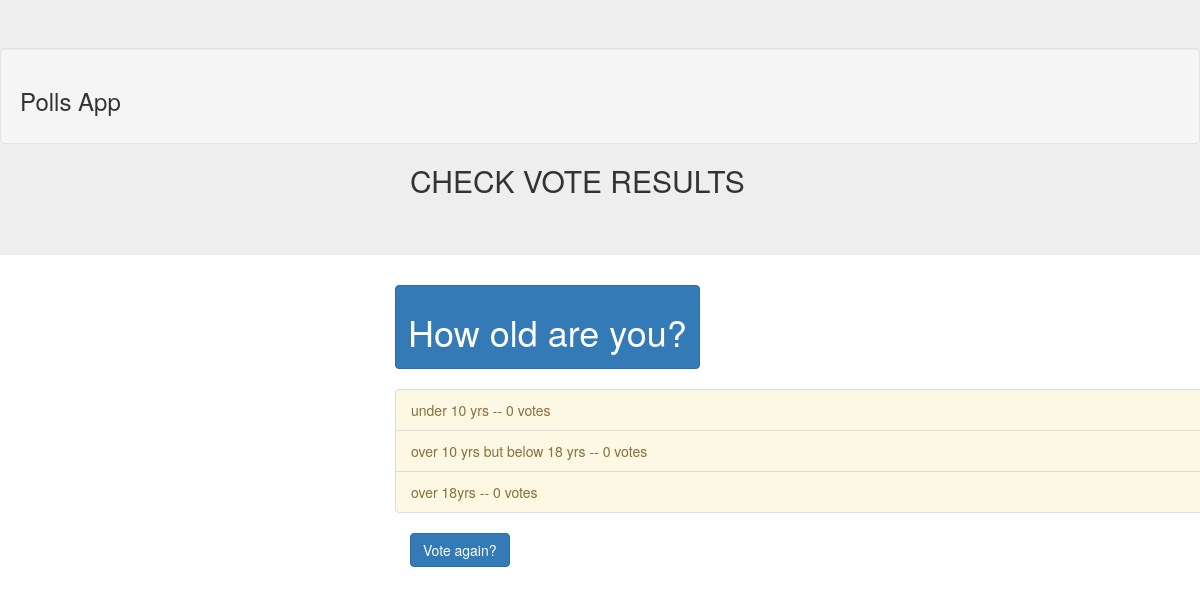
/pollsproject1/2/results/, run on an earlier commit of the app's database.
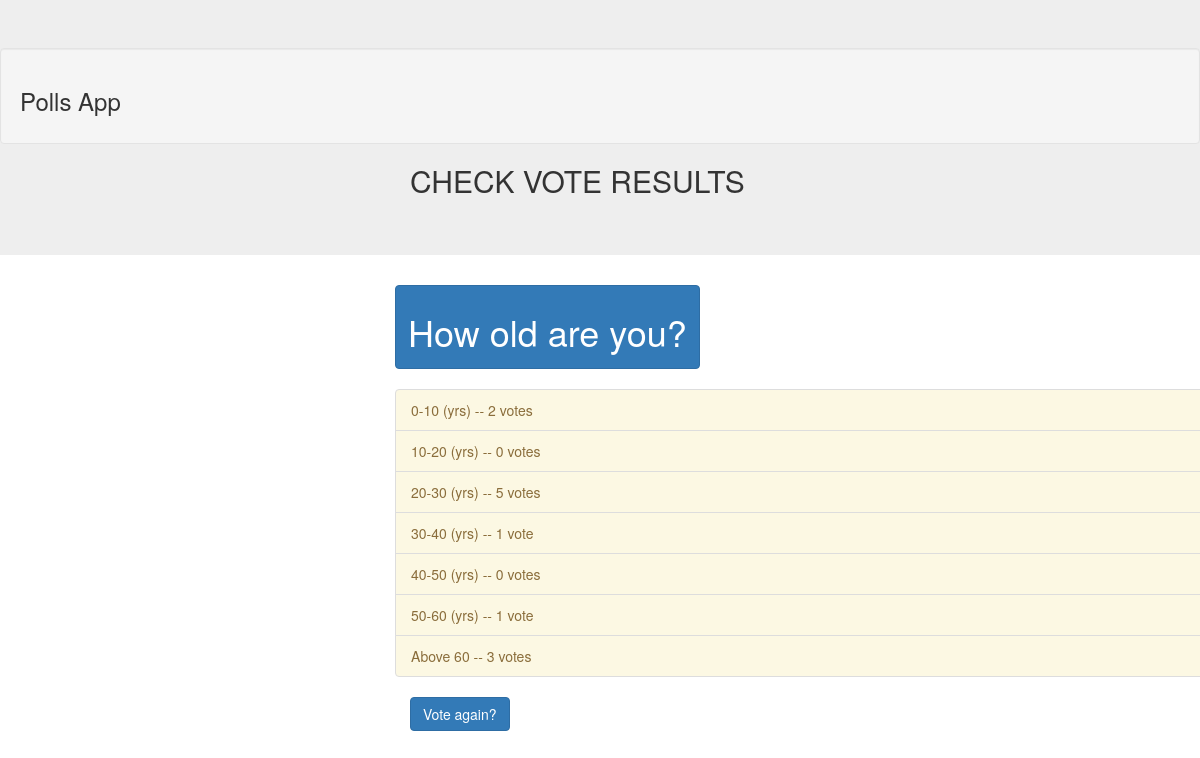
And on a later commit of the database.
### pollsproject1/models.py (models this page shows, shortened)
class Choice(models.Model):
    question = models.ForeignKey(Question, on_delete=models.CASCADE)
    choice_text = models.CharField(max_length=200)
    votes = models.IntegerField(default=0)

### pollsproject1/views.py (the view)
# urls.py: path('<int:pk>/results/', views.ResultsView.as_view(), name='results'),
class ResultsView(generic.DetailView):
    model = Question
    template_name = 'pollsproject1/results.html'

### templates/pollsproject1/results.html (shortened to what this page needs)
{% load static %}
<!doctype html>
<html lang="en">
<head>
  <link rel="stylesheet" href="https://maxcdn.bootstrapcdn.com/bootstrap/3.4.0/css/bootstrap.min.css">
</head>
<body>
  <div class="jumbotron" >
<div class="well" color:grey;>
<h3> Polls App</h3>
</div>
<h2>CHECK VOTE RESULTS</h2>
  </div>
<div id="content" name="content" class="main">
    <div class="row justify-content-center">
      <div class="col-8">
        <div class="btn btn-primary ">
	      <h1>{{ question.question_text }}</h1>
        </div>
        <br>
        <br>
        <ul class="list-group list-group-flush">
        {% for choice in question.choice_set.all %}
        <li class="list-group-item list-group-item-warning">{{ choice.choice_text }} -- {{ choice.votes }} vote{{ choice.votes|pluralize }}</li>
        {% endfor %}
        </ul>
</div>
    </div>
      </div>
<a href="{% url 'pollsproject1:detail' question.id %}"><button class="btn btn-primary">Vote again?</button></a>
</body>
</html>

What changed in the data, as far as the page shows it:
changed Choice: choice_text "under 10 yrs" → "0-10 (yrs)"; votes "0" → "2"
changed Choice: choice_text "over 10 yrs but below 18 yrs" → "10-20 (yrs)"
changed Choice: choice_text "over 18yrs" → "20-30 (yrs)"; votes "0" → "5"
added Choice: choice_text "30-40 (yrs)", votes "1"
added Choice: choice_text "40-50 (yrs)", votes "0"
added Choice: choice_text "50-60 (yrs)", votes "1"
added Choice: choice_text "Above 60", votes "3"
